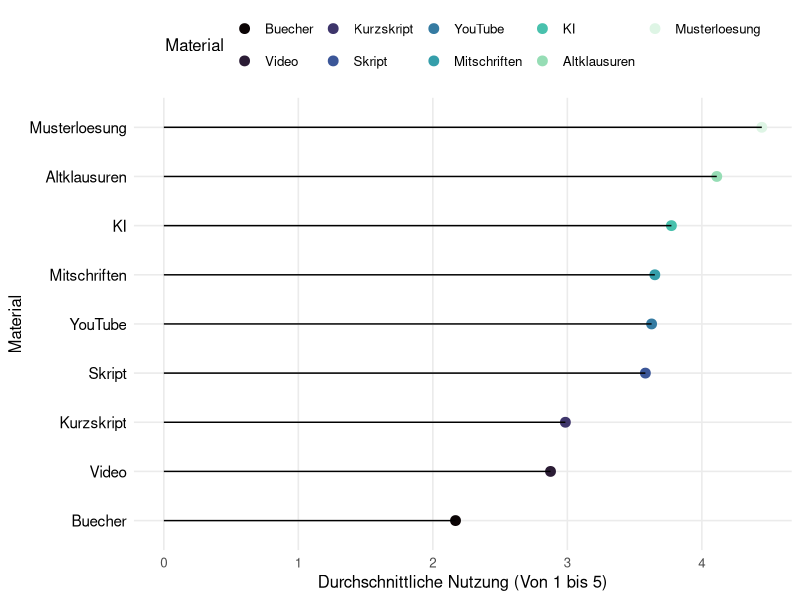
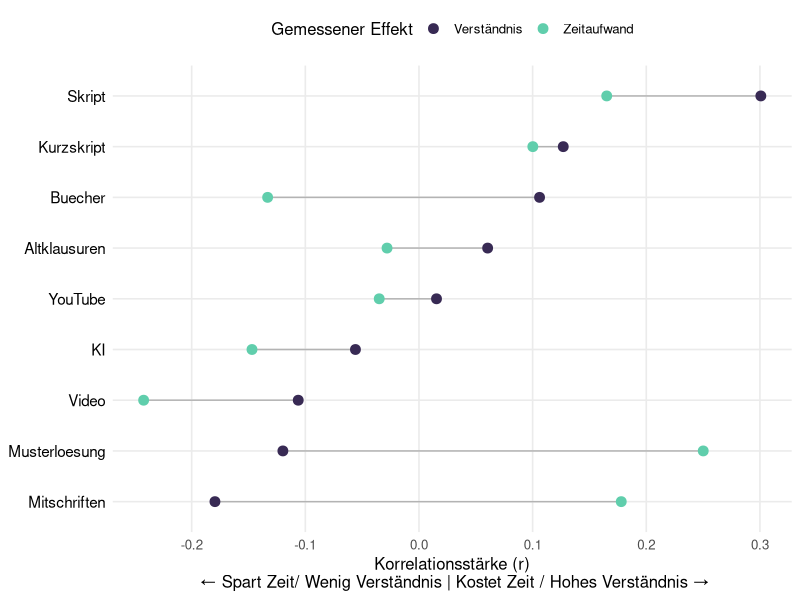
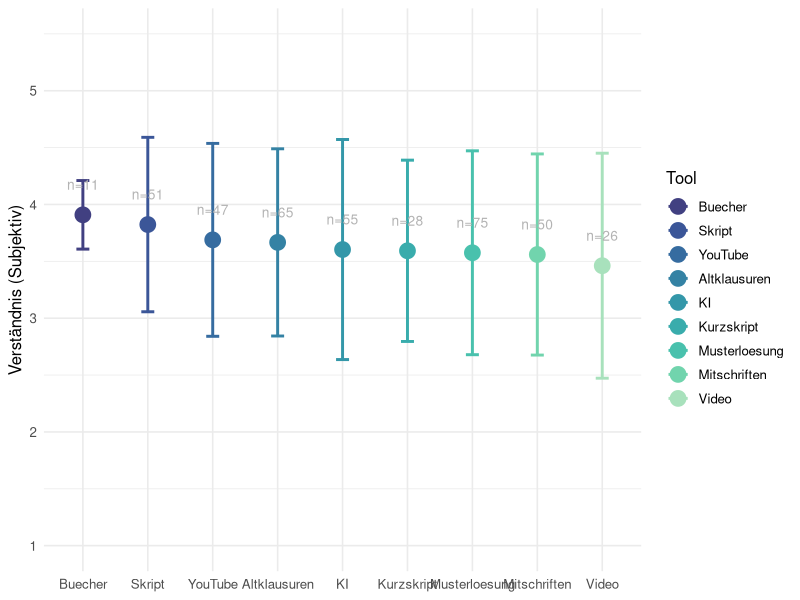
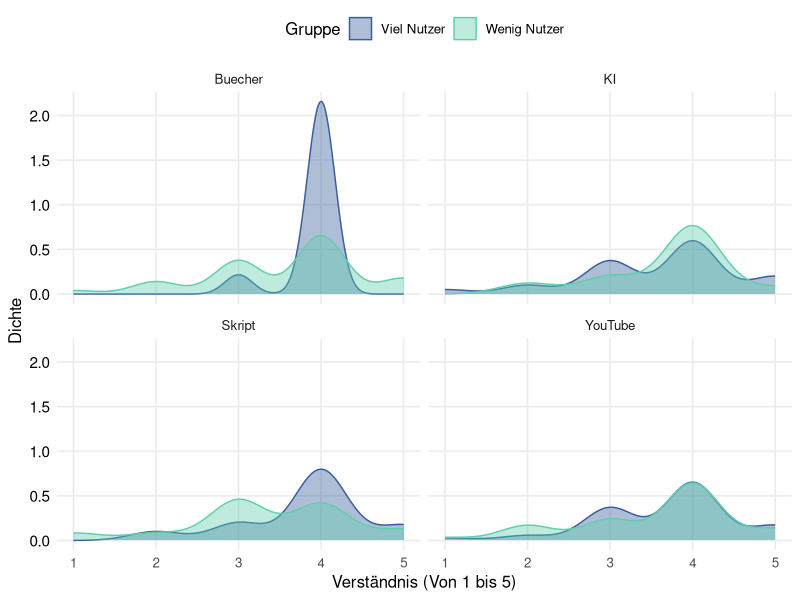
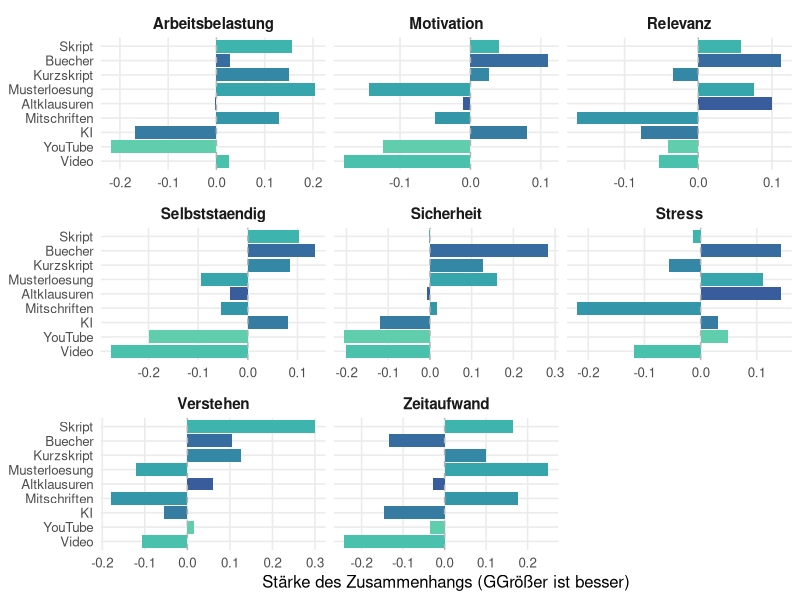

R code for these plots, in order: (Note: this script raises an error after producing the figures.)

#Library installieren 
library(tidyverse)

#Reinladen der Umfrage ins global Enviorment
survey.data <- read.csv("results-survey_cleaned.csv")

#Frage/Plot 1 - Ein abbild zeigen von dem was wir eigentlich grade Nutzen
#Die Idee hinter diesem Plot ist für die Analyse dann um den Roten Faden zu halten erstmal zu zeigen was 
#die Studenten eigentlich Nutzen, damit wir nachher Zeigen können das obwohl KI und Digitale Lernmittel
#häufig genutzt werden sie nicht mit einer erfahrung

#Wir extrahieren die passenden Informationen aus unserer Umfrage für unseren Plot
plot.1.data <- survey.data %>%
  #Wir wählen uns die wichtigen Daten aus der Befragung aus (Hier: Die Daten zur Nutzung)
  select(starts_with("Nutzung")) %>%
  #Wir fassen alles zusammen indem wir den Durschnitt für alle mittel ausrechnen und fehlende Werte entfernen
  summarise(across(everything(), mean, na.rm = TRUE)) %>%
  #Wir Formen unser Material um damit wir das ganze mit ggplot vernünftig erstellen 
  #können und bennen Material und den Score richtig um 
  pivot_longer(everything(), names_to = "Material", values_to = "Score") %>%
  #Wir entfernen von den Spalten die bleibsel der csv Datei und Sortieren
  #es so das zuerst die Materialspalte und dann die Scorespalte kommt
  mutate(
    Material = str_remove_all(Material, "Nutzung_|_Num"),
    Material = fct_reorder(Material, Score)
  )

#Wir erstellen unseren Plot für das erste Thema 
plot1 <- ggplot(plot.1.data, aes(x = Score, y = Material)) +
  #Wir erstellen einen kleinen Punkt an der Spitze der Nutzung
  geom_point(size = 3, aes(color = Material)) +
  #Wir zeichnen eine Linie die bis zu dem eben gezeichneten Punkt geht 
  geom_segment(aes(
    x = 0,
    xend = Score,
    y = Material,
    yend = Material
  )) +
  #Hinzufügen von Achsenbeschriftungen
  labs(x = "Durchschnittliche Nutzung (Von 1 bis 5)",
       y = "Material") +
  #Minimal Theme und Farbpallete für Optik vom Plots
  theme_minimal(base_size = 12) +
  theme(
    legend.position = "top", 
    panel.grid.minor = element_blank(),
    plot.title = element_text(face = "bold", size = 16), 
    axis.text.y = element_text(color = "black", size = 11)
  ) +
  scale_color_viridis_d(option = "mako") 

#Wir speichern unsere Grafik fürs Github Projekt
ggsave("Plot1.Nutzung.pdf",
       plot = plot1,
       device = "pdf",
       width = 7,
       height = 4.5)

#Frage/Plot 2 - Zeigen das viele Studenten sich Zeitersparnis beim Studium wünschen

#Um für diese Frage einen guten Plot zu erstellen müssen wir uns erstmal
#anschauen wie Zeitaufwand und Material Korrelieren

cor.time <- survey.data %>%
  summarise(across( 
    starts_with("Nutzung"), #Für alle Spalten die mit "Nutzung" anfangen in der csv
    ~ cor(.x, Effekt_Zeitaufwand_Num, use = "complete.obs") #Berechnen wir die Korrelation mit dem Zeitaufwand
  )) %>%
  #Wir beschriften unsere Zeilen wieder um und formen sie in lange Reihen um
  pivot_longer(everything(), names_to = "Material", values_to = "Zeit.Effekt")

#jetzt bauen wir diese Korrelationswerte auch für den zusammenhang mit dem Verständnis zusammen

cor.understanding <- survey.data %>%
  summarise(across( 
    starts_with("Nutzung"), #Wir nehmen uns wieder alle Nutzungsspalten
    ~ cor(.x, Qualitaet_Verstehen_Num, use = "complete.obs") #Berechnen nur diesesmal die Korrelation mit dem Verständnis
  )) %>%
  
  #Wir beschriften unsere Zeilen wieder um und formen sie in lange Reihen um
  pivot_longer(everything(), names_to = "Material", values_to = "Verstaendnis.Effekt")


#jetzt haben wir die Korrelationsdaten von Zeit und Verständnis wir wollen jetzt diese
#Kombinieren in einen Datensatz den wir dann in ggplot übergeben können

plot.2.data <- left_join(cor.time, cor.understanding, by = "Material") %>%
  mutate(
    Material = str_remove_all(Material, "Nutzung_|_Num"), #Wir entfernen wieder die Umfrage überbleibsel
    Material = fct_reorder(Material, Verstaendnis.Effekt) #Und ordnen die Spalten dann neu an 
  )

#Jetzt können wir unseren finalen ggplot Erstellen das hier wird ein Dumbell Plot 
plot2 <- ggplot(plot.2.data) +
  
  #Dieser Teil baut die Linie in der mitte die die Beiden Korrelationswerte miteinander verbindet 
  geom_segment(aes(
    y = Material, yend = Material,
    x = Zeit.Effekt, xend = Verstaendnis.Effekt
  ), color = "grey70") +
  
  #Hier erstellen wir den Punkt für die Zeit auf dem Graphen
  geom_point(aes(x = Zeit.Effekt, y = Material, color = "Zeitaufwand"), size = 3) +
  
  #Das Hier ist der Punkt für das Verständnis
  geom_point(aes(x = Verstaendnis.Effekt, y = Material, color = "Verständnis"), size = 3) +
  
  #Hier nehmen wir unsere Standard Farbpalette 
  scale_color_viridis_d(option = "mako", begin = 0.2, end = 0.8) +
  #Wir erstellen Überschrift und Achsenbeschriftungen für die Verständnis
  labs(
       x = "Korrelationsstärke (r)\n ← Spart Zeit/ Wenig Verständnis | Kostet Zeit / Hohes Verständnis →",
       y = NULL,
       color = "Gemessener Effekt"
  ) +
  #Wir editieren unser Theme minimal etwas damit es unseren Anforderungen entspricht
  theme_minimal(base_size = 12) +
  theme(
    legend.position = "top", #Sorgt dafür das die Legende oben ist 
    panel.grid.minor = element_blank(),
    plot.title = element_text(face = "bold", size = 16), #Überschrift Makieren und Richtige Größe einstellen 
    axis.text.y = element_text(color = "black", size = 11) #Achsenbeschriftung einfärben und Größe Richtig bestimmen
  )

#Wir speichern wieder unseren Plot 
ggsave("Plot2.cor.time.verst.pdf",
       plot = plot2,
       device = "pdf",
       width = 7,
       height = 4.5)

#Frage/Plot 3 - Welche Materialien Korrelieren Tatsächlich mit dem Gefühl des Veständnis

plot.3.data <- survey.data %>%
  
  #Wir brauchen das verständnis und alle Nutzungs-Spalten
  select(Qualitaet_Verstehen_Num, starts_with("Nutzung")) %>%
  
  #Wir drehen wieder für ggplot die Daten damit alles untereinander steht 
  pivot_longer(
    cols = starts_with("Nutzung"),
    names_to = "Tool",
    values_to = "Haeufigkeit"
  ) %>%
  
  #Wir räumen wieder die Namen auf 
  mutate(Tool = str_remove_all(Tool, "Nutzung_|_Num")) %>%
  
  #Wir filtern alle die das Tool regelmäßig Nutzen
  filter(Haeufigkeit >= 4) %>%
  
  #Wir rechnen absofort pro Tool
  group_by(Tool) %>%
  
  #Jetzt berechnen wir die Werte die wir für den Plot eigentlich brauchen
  summarise(
    Note = mean(Qualitaet_Verstehen_Num, na.rm = TRUE), #Berechnung des Durchschnitts
    Streuung = sd(Qualitaet_Verstehen_Num, na.rm = TRUE), #Fehlerbalken
    Anzahl.User = n() #Wir zeigen an wie viele Nutzer es gab so kann man die aussagekräftigkeit besser einschätzen
  ) %>%
  
  #Sortieren die Notes so das die beste vorne steht 
  mutate(Tool = fct_reorder(Tool, Note, .desc = TRUE))


#Jetzt erstellen wir unseren Mean/Error Plot 
plot3 <- ggplot(plot.3.data, aes(x = Tool, y = Note, color = Tool)) +
  
  #Zuerst erstellen wir den Fehlerbalken
  geom_errorbar(aes(ymin = Note - Streuung, ymax = Note + Streuung),
                width = 0.2, size = 1) +
  #Der Punkt welcher unseren durchschnittswert darstellt 
  geom_point(size = 5) +
  
  #Text Label damit man sieht wie viele Leute zu einer Häufigen Lerngruppe gehören
  geom_text(aes(label = paste0("n=", Anzahl.User)),
            vjust = -2.5, size = 3.5, color = "grey70") +
  
  #Auswählen der Farbpalette
  scale_colour_viridis_d(option = "mako", begin = 0.3, end = 0.9) +
  
  #Jezt fixieren wir die Achsen 
  scale_y_continuous(limits = c(1, 5.5), breaks = 1:5) +
  
  #Beschriftung(WIP)
  labs(
    y = "Verständnis (Subjektiv)",
    x = NULL 
  ) +
  theme_minimal(base_size = 12)

#Wir speichern wieder unseren Plot
ggsave("Plot3.Errorplot.pdf",
       plot = plot3,
       device = "pdf",
       width = 7,
       height = 4.5)


#Frage/Plot 4 - Macht es einen unterschied für die Note, ob ich ein Tool viel oder wenig nutze?

#Wir erstellen hierfür einen Density Plot, ursprünglich wollte ich nen einfachen 
#Boxplot verwenden aber das war mir ein wenig zu langweilig

#Wir starten wie immer mit unserer datenumformung
plot.4.data <- survey.data %>%
  
  #Wir wählen die Zeilen aus die wir brauchen das Verständnis und Nutzung 
  #von KI und Youtube im Vergleich mit Skript und Büchern
  select(Qualitaet_Verstehen_Num,
         Nutzung_Skript_Num,
         Nutzung_KI_Num,
         Nutzung_YouTube_Num,
         Nutzung_Buecher_Num) %>%
  
  #Wir drehen die Daten wieder für den ggplot
  pivot_longer(cols = starts_with("Nutzung"),
               names_to = "Tool",
               values_to = "Haeufigkeit") %>%
  
  #Wir machen unseren Datensatz wieder für den Plot "sauber"
  mutate(Tool = str_remove_all(Tool, "Nutzung_|_Num")) %>%
  
  #Wir filtern alle störenden NAs raus 
  filter(!is.na(Haeufigkeit), !is.na(Qualitaet_Verstehen_Num)) %>%
  
  #Jetzt unterscheiden wir die Studenten in 2 Gruppen
  mutate(Gruppe = if_else(Haeufigkeit >= 4,
                          "Viel Nutzer",
                          "Wenig Nutzer")) %>%
  
  #Wir filtern Tool nur nach den Tools die wir tatsächlich haben wollen in unserem Density Plot
  filter(Tool %in% c("Skript", "KI", "YouTube", "Buecher"))

#Jetzt erstellen wir unseren density Plot 
plot4 <- ggplot(plot.4.data, aes(x = Qualitaet_Verstehen_Num, fill = Gruppe, color = Gruppe)) +
  
  #Wir erstellen unseren density Plot mit alpha = 0.4 damit die Hügel transparent sind 
  geom_density(alpha = 0.4) +
  
  #Dieser Befehl sorgt dafür das wir sozusagen Mini Plots für jedes der Materialien erstellen 
  facet_wrap(~Tool) +
  
  #Hier nehmen wir unsere Standard Farbpalette 
  scale_fill_viridis_d(option = "mako", begin = 0.4, end = 0.8) +
  scale_color_viridis_d(option = "mako", begin = 0.4, end = 0.8) +
  
  #Wir erstellen Überschrift und Achsenbeschriftungen für die Verständnis
  labs(
       x = "Verständnis (Von 1 bis 5)",
       y = "Dichte",
       fill = "Gruppe"
  ) +
  
  #Wir editieren unser Theme minimal etwas damit es unseren Anforderungen entspricht
  theme_minimal(base_size = 12) +
  theme(
    legend.position = "top", #Sorgt dafür das die Legende oben ist 
    panel.grid.minor = element_blank(),
    plot.title = element_text(face = "bold", size = 16), #Überschrift Makieren und Richtige Größe einstellen 
    axis.text.y = element_text(color = "black", size = 11) #Achsenbeschriftung einfärben und Größe Richtig bestimmen
  )


#Wir speichern wieder unsere Grafik 
ggsave("Plot4.Verständnisdichte.pdf",
       plot = plot4,
       device = "pdf",
       width = 7,
       height = 4.5)

#Frage4.5/Plot4.5 - Mit welchen Effekten Korrelieren die Arbeitsmaterialien
#Es fehlt zwischen PLot 4 und 5 für die Argumentation unserer These der Übergang deswegen
#gucken wir uns jetzt an wie die Materialien mit den Effekten zusammenhängen die für die Zufriedenheit sorgen können

plot.4.5.data <- survey.data %>%
  #Wir wählen wieder unsere gebrauchten Eigenschaften aus, 
  #wir nehmen nicht alle Effekte weil unsere Plots sonst zu unübersichtlich werden
  select(starts_with("Nutzung_"),
         starts_with("Effekt_"),
         Qualitaet_Verstehen_Num) %>%
  
  #Wir berechnen die Korrelation zwischen all diesen Werten
  #Außerdem stellen wir sicher das immer das Vollständige Wertepaar vorhanden ist 
  cor(use = "pairwise.complete.obs") %>%
  
  #Hier wieder unser trick aus Plot 4 um die Daten ins richtige Format zu rücken
  as.table() %>%
  as.data.frame() %>%
  
  #Jetzt filtern wir die Korrelationen die wir tatsächlich haben wollen
  filter(str_detect(Var1, "Nutzung"), !str_detect(Var2, "Nutzung")) %>%
  
  #Wir machen unsere Namen für die Plots wieder schön 
  mutate(
    Tool = str_remove_all(Var1, "Nutzung_|_Num"),
    
    #Wir entfernen auch noch andere Überbleibsel 
    Effekt = str_remove_all(Var2, "Effekt_|Qualitaet_|Nutzung_|_Num|_Rev")
  )

plot4.5 <- ggplot(plot.4.5.data, aes (x = Freq, y = reorder(Tool, Freq), fill = Tool)) +
  #Hiermit erstellen wir unsere Balken
  geom_col() +
  
  #Das hier sorgt dafür das wir wieder viele
  facet_wrap(~Effekt, scales = "free_x") +
  scale_fill_viridis_d(option = "mako", begin = 0.4, end = 0.8) +
  geom_vline(xintercept = 0, linetype = "dashed", color = "grey70") +
  labs(
    x = "Stärke des Zusammenhangs (GGrößer ist besser)",
    y = NULL
  ) +
  theme_minimal(base_size = 12) +
  theme(
    legend.position = "none",
    panel.grid.minor = element_blank(),
    strip.text = element_text(face = "bold", size = 11)
  )

#Wir speichern wieder unser Bild
ggsave("Plot4.5.Korrelation.pdf",
       plot = plot4.5,
       device = "pdf",
       width = 10,
       height = 4.5)

#Plot/Frage 5 - Wie Korrelieren Qualitäts und Effekteigenschaften mit der Zufriedenheit
plot.5.data <- survey.data %>%
  
  #Wir suchen alle Eigenschaften raus die mit der Zufriedenheit interessant korrelieren könnten
  select(starts_with("Qualitaet_"), starts_with("Effekt_"), Zufriedenheit_Score) %>%
  
  select(-Effekt_Zeitaufwand_Num, -Qualitaet_Arbeitsbelastung_Num) %>%

  #Wir berechnen die Korrelation zwischen allen werten und filtern wieder NAs
  cor(use = "pairwise.complete.obs") %>%
  
  #Formen die Matrix zuerst in eine Tabelle und dann in einen Data Frame um 
  as.table() %>%
  as.data.frame() %>%
  
  #Wir filtern alle Korrelationen heraus so dass nurnoch die wichtigen Dinge übrig sind 
  filter(Var1 != "Zufriedenheit_Score", Var2 == "Zufriedenheit_Score") %>%
  
  mutate(
    Faktor = str_remove_all(Var1, "Qualitaet_|Effekt_|_Num|_Rev"),
  ) %>%
  
  mutate(Faktor = fct_reorder(Faktor, Freq)) 

ggplot(plot.5.data, aes(x = Freq, y = Faktor, fill = Freq > 0)) +
  geom_col(width = 0.5) +
  geom_vline(xintercept = 0, linetype = "solid", color = "grey70") +
  geom_text(aes(label = sprintf("%.2f", Freq),
                hjust = ifelse(Freq > 0, -0.3, 1.3)),
            size = 3.5,
            color = "black") +
  
  scale_fill_viridis_d(option = "mako", begin = 0.3, end = 0.8) +
  labs(
    x = "Korrelation mit Zufriedenheit",
    y = NULL,
    fill = NULL) +
  
  theme_minimal(base_size = 12) +
  theme(
    legend.position = "top",
    panel.grid.minor = element_blank()
  )

#Wir Speichern wieder unsere Ergebnisse
ggsave("Plot5.Effekt.cor.pdf",
       plot = plot5,
       device = "pdf",
       width = 7,
       height = 4.5)

#Plot 6 - Sonderanfertigung - Fokussierte Korrelationsheatmap für Annika

plot.6.data <- survey.data %>%
  
  select(Zufriedenheit_Score,
         matches("^(Nutzung|Qualiteat|Effekt).*_Num$")) %>%
  cor(use = "pairwise.complete.obs") %>%
  as.table() %>%
  as.data.frame() %>%
  
  mutate(
    Var1 = str_remove_all(Var1, "Nutzung_|Qualitaet_|Effekt_|_Num|_Score|_Rev"),
    Var2 = str_remove_all(Var2, "Nutzung_|Qualitaet_|Effekt_|_Num|_Score|_Rev"),
  )

current.order <- unique(plot.6.data$Var1)
desired.order <- c("zufriedenheit", setdiff(current.order, "Zufriedenheit"))

plot.6.data <- plot.6.data %>%
  
  mutate(
    Var1 = factor(Var1, levels = desired.order),
    Var2 = factor(Var2, levels = desired.order)
  )

ggplot(plot.6.data, aes(x = Var1, y = Var2)) +
  
  geom_tile(aes(fill = Freq)) +
  
  geom_text(color = "black", aes(label = round(Freq, 2), size = 2.5)) +
  
  
  scale_fill_viridis_c(option = "mako", begin = 0.3, end = 0.8, limits = c(-1, 1)) +
  
  labs(
    x = NULL,
    y = NULL,
    fill = "Korrelation"
  ) +
  theme_minimal() 


  
  
  
